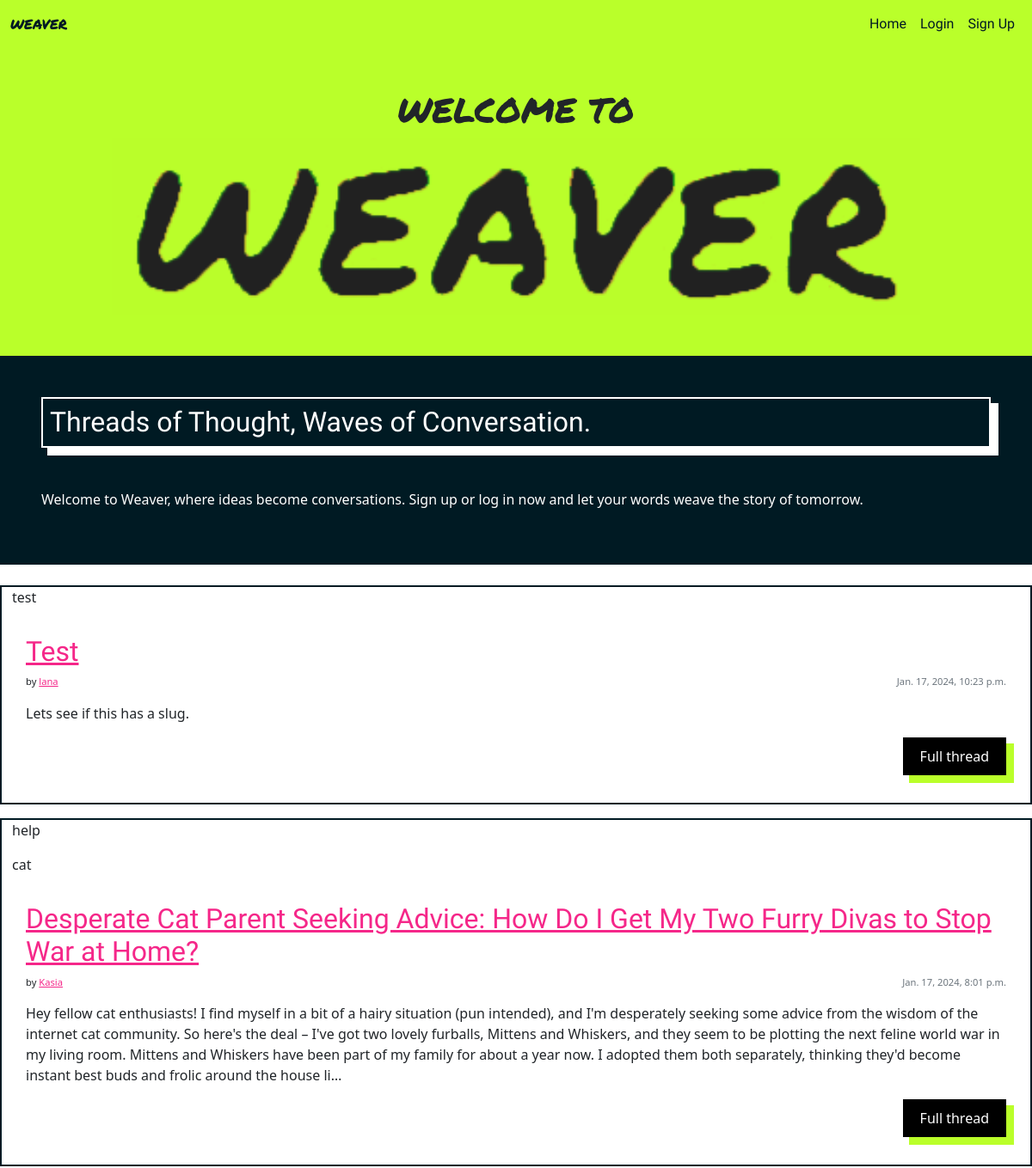
/ (upper part), run on an earlier commit of the app's database.
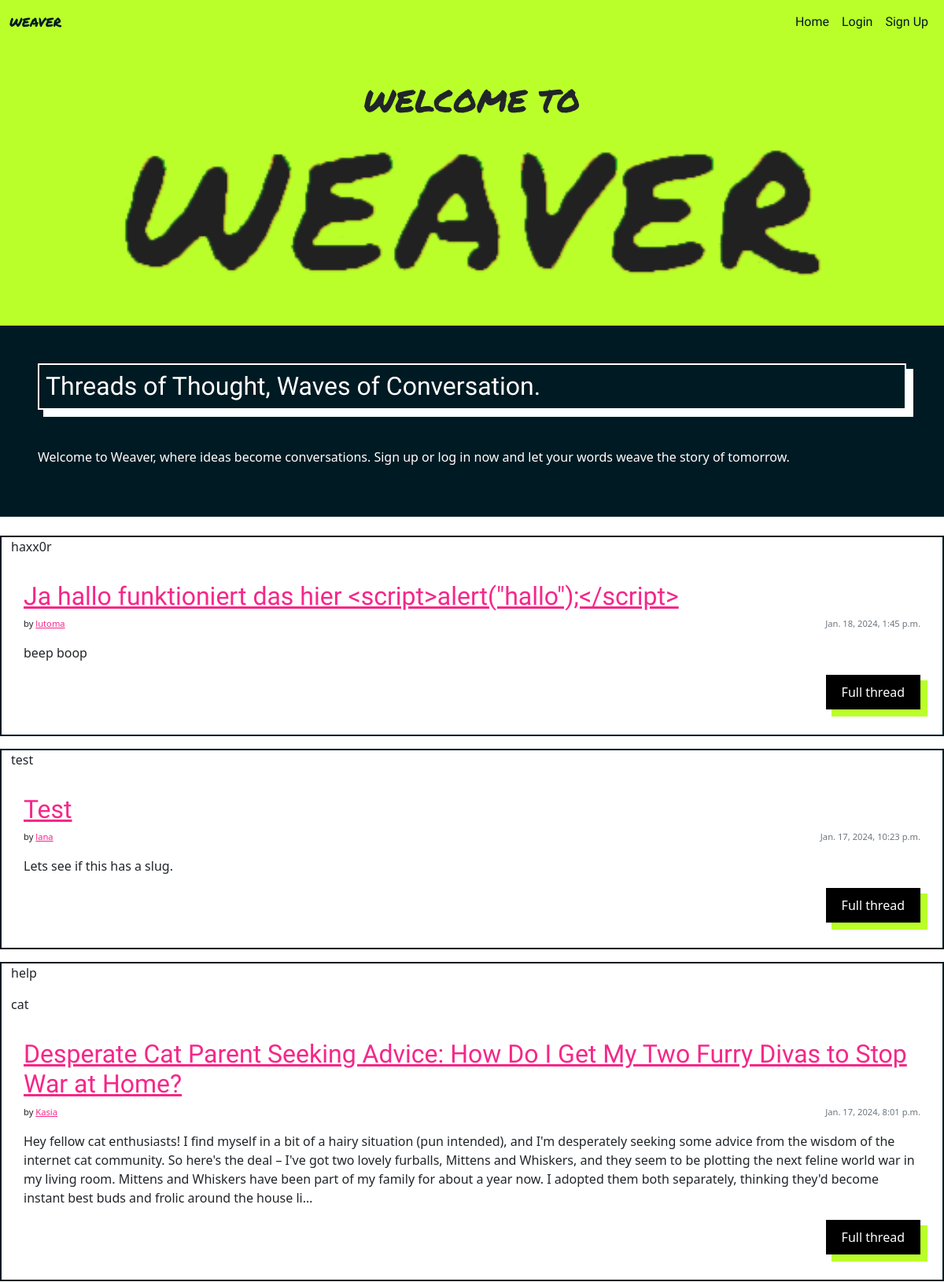
And on a later commit of the database.
### weave_manager/models.py (models this page shows, shortened)
class Thread(models.Model):
    title = models.CharField(max_length=200, unique=True)
    slug = models.SlugField(max_length=200, unique=True)
    author = models.ForeignKey(settings.AUTH_USER_MODEL,
        on_delete=models.CASCADE, related_name="posts")
    content = models.TextField()
    votes = models.IntegerField(default=0)
    created_on = models.DateTimeField(auto_now_add=True)
    status = models.IntegerField(choices=STATUS, default=0)
    tags = TaggableManager()
    class Meta:
        ordering = ["-created_on"]

### authentication/models.py (models this page shows)
class User(AbstractUser):
    bio = models.CharField(max_length=200, unique=False)
    created_on = models.DateTimeField(auto_now_add=True)
    profile_pic = models.ImageField(null=True, blank=True)

### weave_manager/views.py (the view)
# urls.py: path('', views.GlobalTimeline.as_view(), name='home'),
class GlobalTimeline(generic.ListView):
    queryset = Thread.objects.all()
    template_name = "index.html"

### weave_manager/templates/index.html (shortened to what this page needs)
{% extends "base.html" %}
{% block content %}
<div class="container-fluid text-center mx-auto bg-hl py-5">
    <h1 class="text-uppercase font-marker">Welcome to</h1>
    <IMG SRC="static/img/weaver-green.gif" alt="weaver" class="header-gif">
</div>
<div class="banner-content p-5">
    <h2 class="banner-box p-2">Threads of Thought, Waves of Conversation.</h2>
    <p class="mt-5">Welcome to Weaver, where ideas become conversations. Sign up or log in now and let your words weave the story of tomorrow.</p>
</div>
<div class="container-fluid">
    <div class="row">
        <div class="mt-3 left">
            <div class="row">
                {% for thread in thread_list %}
                <div class="card my-2 ">
                    {% for tag in thread.tags.all %}
                    <p>{{ tag }}</p>
                    {% endfor %}
                    <div class="card-body d-flex flex-column">
                        <h2 class="card-title"><a href="{% url 'thread_detail' slug=thread.slug %}">{{ thread.title }}</a></h2>
                        <div class="d-flex flex-row justify-content-between">
                            <p class="fs-7">by <a href="{% url 'user_profile' username=thread.author %}">{{ thread.author }}</a></p>
                            <p class="card-text text-muted fs-7">{{ thread.created_on}}
                        </div>
                        <p class="card-text">{{ thread.content|truncatechars:500 }}</p>
                        <a href="{% url 'thread_detail' slug=thread.slug %}" class="neon-button align-self-end">Full thread</a>
                    </div>
                </div>
                {% endfor %}
            </div>
        </div>
    </div>
</div>
{% endblock %}

What changed in the data, as far as the page shows it:
added Thread: title "Ja hallo funktioniert das hier <script>alert(\"hallo\");</script>", author "lutoma", created_on "Jan. 18, 2024, 1:45 p.m.", content "beep boop"
added Tag: name "haxx0r", shown under "Ja hallo funktioniert das hier <script>alert(\"hallo\");</script>"
